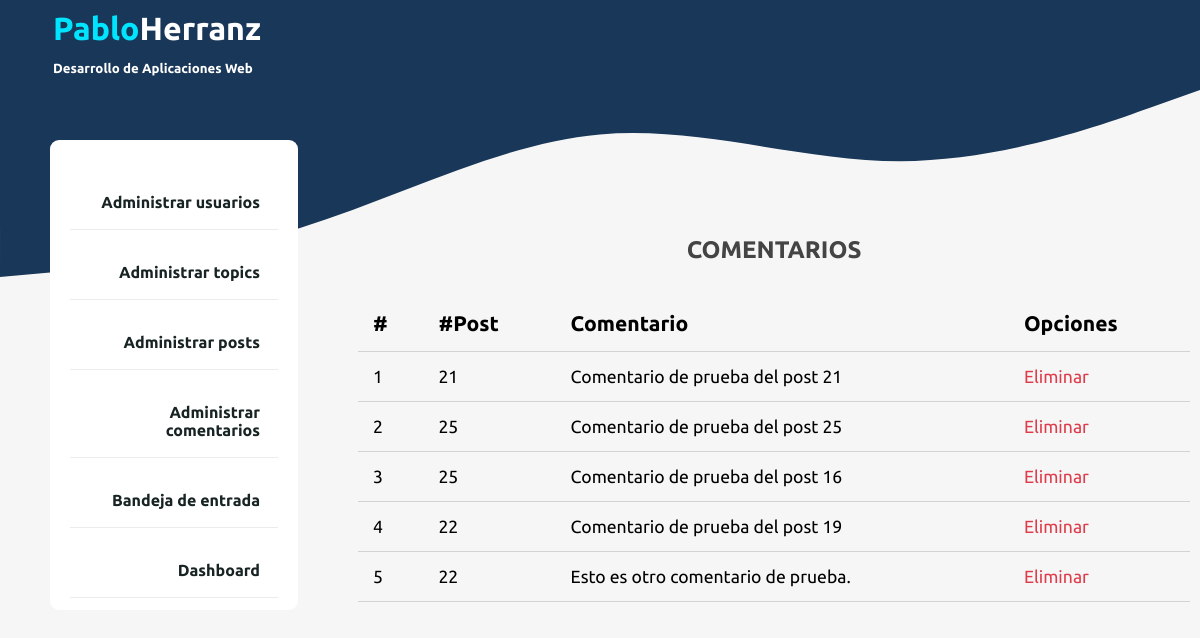
The app's page /admin/comments/index.php with its own data.
### tables this page shows
CREATE TABLE `comments` (
  `id` int NOT NULL,
  `user_id` int NOT NULL,
  `post_id` int NOT NULL,
  `body` text NOT NULL,
  `created_at` timestamp NOT NULL
);

### app/controllers/comments.php (called while the page is built, shortened)
<?php
require_once ROOT_PATH . "/app/database/db.php";
$table = "comments";

### app/database/db.php (called while the page is built, shortened)
<?php
require("connection.php");
function selectAll($table, $conditions = [])
{
	global $connection;
	$sql = "SELECT * FROM $table";
	if (empty($conditions)) {
		$stmt = $connection->prepare($sql);
		$stmt->execute();
		$records = $stmt->get_result()->fetch_all(MYSQLI_ASSOC);
		return ($records);
	}
	$stmt = executeQuery($sql, $conditions);
	$records = $stmt->get_result()->fetch_all(MYSQLI_ASSOC);
	return ($records);
}

### admin/comments/index.php (the view, shortened to what this page needs)
<?php
include ROOT_PATH . "/app/controllers/comments.php";
$commentsAdmin = array_reverse(selectAll($table));
?>
<!DOCTYPE html>
<html lang="en">
<head>
	<link rel="stylesheet" href="/assets/css/style.css">
	<link rel="stylesheet" href="/assets/css/admin.css">
</head>
<body>
	<?php include ROOT_PATH . "/app/includes/adminHeader.php" ?>
	<div class="admin-wrapper">
		<?php include ROOT_PATH . "/app/includes/adminSidebar.php" ?>
		<div class="admin-content">
            <div class="content">
                <h2 class="page-title">COMENTARIOS</h2>
                <table>
                    <thead>
                        <th>#</th>
                        <th>#Post</th>
                        <th>Comentario</th>
                        <th>Opciones</th>
                    </thead>
                    <tbody>
						<?php foreach ($commentsAdmin as $key => $comment): ?>
							<tr>
								<td><?php echo $key + 1; ?></td>
								<td><?php echo $comment['post_id']; ?></td>
								<td><?php echo $comment['body']; ?></td>
								<td><a href="index.php?delete_id=<?php echo $comment['id']; ?>" class="delete">Eliminar</a></td>
							</tr>
						<?php endforeach; ?>
                    </tbody>
                </table>
            </div>
        </div>
	</div>
</body>
</html>

### assets/css/style.css (style rules this page uses)
* { box-sizing: border-box; font-family: 'Ubuntu'; }
h1, h2, h3, h4, h5, h6 { font-family: 'Ubuntu'; color: #444; margin: 5px; }
a { text-decoration: none; color: inherit; }
html, body { height: 100%; padding: 0; margin: 0; background-color: #f6f6f6; background-image: url("../images/waves/waveIndex.svg"); background-repeat: no-repeat; background-size: 100%; background-position-y: 85px; position: absolute; width: 100%; }
.content { width: 80%; margin: 30px auto; }
@media only screen and (max-width: 1400px) { .content { width: 100%; margin: 30px auto; } }

### assets/css/admin.css (style rules this page uses)
body { background-color: #f6f6f6; background-image: url("../../assets/images/waves/waveAdmin.svg"); background-repeat: no-repeat; background-position-y: 90px; }
.admin-wrapper { height: calc(100% - 130px); display: flex; }
.content { width: 100%; padding-top: 50px; }
.admin-wrapper .admin-content { flex: 8; height: 100%; margin-top: 31px; padding: 30px 10px; overflow-y: scroll; }
.admin-content .page-title { text-align: center; margin-bottom: 2rem; }
table { width: 100%; border-collapse: collapse; font-size: 1.1rem; }
th, td { padding: 15px; text-align: left; border-bottom: 1px solid #d3d3d3; }
th { font-size: larger; }
.delete { color: #de3c4b; }

### records on screen
comments: post "21", body "Comentario de prueba del post 21"
comments: post "25", body "Comentario de prueba del post 25"
comments: post "25", body "Comentario de prueba del post 16"
comments: post "22", body "Comentario de prueba del post 19"
comments: post "22", body "Esto es otro comentario de prueba."
